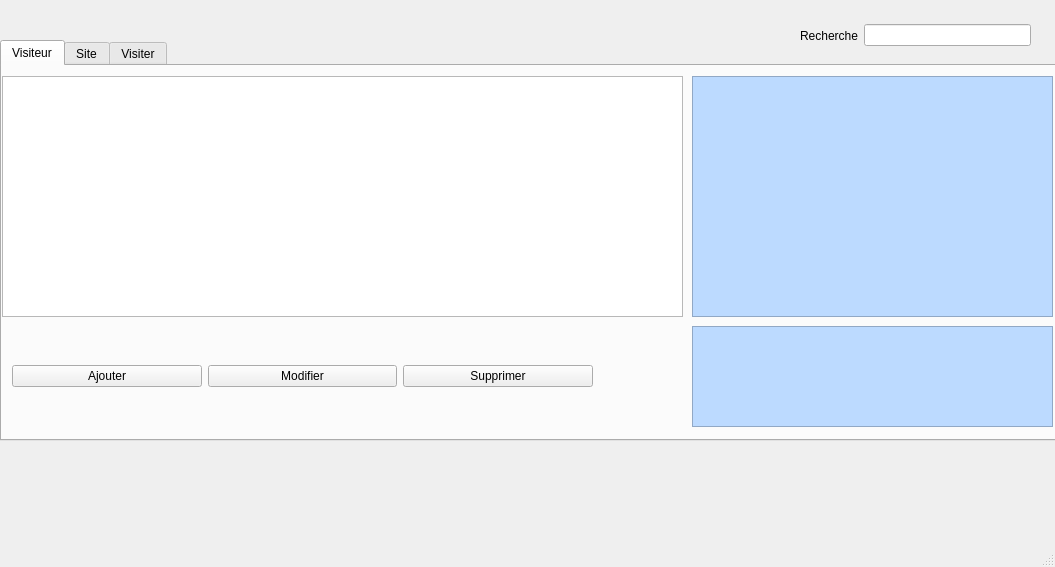
<?xml version="1.0" encoding="UTF-8"?>
<ui version="4.0">
 <class>Mainwindow</class>
 <widget class="QMainWindow" name="Mainwindow">
  <property name="geometry">
   <rect>
    <x>0</x>
    <y>0</y>
    <width>1055</width>
    <height>567</height>
   </rect>
  </property>
  <property name="windowTitle">
   <string>Mainwindow</string>
  </property>
  <widget class="QWidget" name="centralwidget">
   <widget class="QTabWidget" name="tabWidget">
    <property name="geometry">
     <rect>
      <x>0</x>
      <y>40</y>
      <width>1061</width>
      <height>401</height>
     </rect>
    </property>
    <property name="accessibleName">
     <string/>
    </property>
    <property name="currentIndex">
     <number>0</number>
    </property>
    <widget class="QWidget" name="tab_3">
     <attribute name="title">
      <string>Visiteur</string>
     </attribute>
     <widget class="QTableView" name="visiteurTable">
      <property name="geometry">
       <rect>
        <x>0</x>
        <y>10</y>
        <width>681</width>
        <height>241</height>
       </rect>
      </property>
      <property name="styleSheet">
       <string notr="true">selection-color: rgb(0, 255, 255);</string>
      </property>
      <property name="selectionBehavior">
       <enum>QAbstractItemView::SelectRows</enum>
      </property>
      <attribute name="horizontalHeaderCascadingSectionResizes">
       <bool>true</bool>
      </attribute>
      <attribute name="horizontalHeaderMinimumSectionSize">
       <number>25</number>
      </attribute>
      <attribute name="horizontalHeaderDefaultSectionSize">
       <number>150</number>
      </attribute>
      <attribute name="horizontalHeaderShowSortIndicator" stdset="0">
       <bool>true</bool>
      </attribute>
      <attribute name="horizontalHeaderStretchLastSection">
       <bool>true</bool>
      </attribute>
      <attribute name="verticalHeaderDefaultSectionSize">
       <number>25</number>
      </attribute>
     </widget>
     <widget class="QWidget" name="horizontalLayoutWidget">
      <property name="geometry">
       <rect>
        <x>10</x>
        <y>290</y>
        <width>581</width>
        <height>41</height>
       </rect>
      </property>
      <layout class="QHBoxLayout" name="horizontalLayout">
       <item>
        <widget class="QPushButton" name="ajoutVisteur">
         <property name="text">
          <string>Ajouter</string>
         </property>
        </widget>
       </item>
       <item>
        <widget class="QPushButton" name="modifVisteurBtn">
         <property name="text">
          <string>Modifier</string>
         </property>
        </widget>
       </item>
       <item>
        <widget class="QPushButton" name="SupVisiteurBtn">
         <property name="text">
          <string>Supprimer</string>
         </property>
        </widget>
       </item>
      </layout>
     </widget>
     <widget class="QFrame" name="frame_3">
      <property name="geometry">
       <rect>
        <x>690</x>
        <y>10</y>
        <width>361</width>
        <height>241</height>
       </rect>
      </property>
      <property name="styleSheet">
       <string notr="true">
background-color: rgb(188, 218, 255);</string>
      </property>
      <property name="frameShape">
       <enum>QFrame::StyledPanel</enum>
      </property>
      <property name="frameShadow">
       <enum>QFrame::Raised</enum>
      </property>
     </widget>
     <widget class="QFrame" name="frame_4">
      <property name="geometry">
       <rect>
        <x>690</x>
        <y>260</y>
        <width>361</width>
        <height>101</height>
       </rect>
      </property>
      <property name="styleSheet">
       <string notr="true">background-color: rgb(188, 218, 255);</string>
      </property>
      <property name="frameShape">
       <enum>QFrame::StyledPanel</enum>
      </property>
      <property name="frameShadow">
       <enum>QFrame::Raised</enum>
      </property>
     </widget>
    </widget>
    <widget class="QWidget" name="tab_4">
     <attribute name="title">
      <string>Site</string>
     </attribute>
     <widget class="QTableView" name="tableSite">
      <property name="geometry">
       <rect>
        <x>0</x>
        <y>20</y>
        <width>731</width>
        <height>221</height>
       </rect>
      </property>
      <property name="selectionBehavior">
       <enum>QAbstractItemView::SelectRows</enum>
      </property>
      <attribute name="horizontalHeaderCascadingSectionResizes">
       <bool>true</bool>
      </attribute>
      <attribute name="horizontalHeaderMinimumSectionSize">
       <number>25</number>
      </attribute>
      <attribute name="horizontalHeaderDefaultSectionSize">
       <number>150</number>
      </attribute>
      <attribute name="horizontalHeaderShowSortIndicator" stdset="0">
       <bool>true</bool>
      </attribute>
      <attribute name="horizontalHeaderStretchLastSection">
       <bool>true</bool>
      </attribute>
      <attribute name="verticalHeaderDefaultSectionSize">
       <number>25</number>
      </attribute>
     </widget>
     <widget class="QWidget" name="horizontalLayoutWidget_3">
      <property name="geometry">
       <rect>
        <x>0</x>
        <y>270</y>
        <width>501</width>
        <height>61</height>
       </rect>
      </property>
      <layout class="QHBoxLayout" name="horizontalLayout_4">
       <item>
        <widget class="QPushButton" name="AjoutSite">
         <property name="text">
          <string>Ajouter</string>
         </property>
        </widget>
       </item>
       <item>
        <widget class="QPushButton" name="ModifSiteBtn">
         <property name="text">
          <string>Modifier</string>
         </property>
        </widget>
       </item>
       <item>
        <widget class="QPushButton" name="SuppSite">
         <property name="text">
          <string>Supprimer</string>
         </property>
        </widget>
       </item>
      </layout>
     </widget>
     <widget class="QFrame" name="frame_2">
      <property name="geometry">
       <rect>
        <x>740</x>
        <y>260</y>
        <width>321</width>
        <height>121</height>
       </rect>
      </property>
      <property name="styleSheet">
       <string notr="true">background-color: rgb(188, 218, 255);</string>
      </property>
      <property name="frameShape">
       <enum>QFrame::StyledPanel</enum>
      </property>
      <property name="frameShadow">
       <enum>QFrame::Raised</enum>
      </property>
     </widget>
     <widget class="QFrame" name="frame">
      <property name="geometry">
       <rect>
        <x>740</x>
        <y>30</y>
        <width>321</width>
        <height>231</height>
       </rect>
      </property>
      <property name="styleSheet">
       <string notr="true">
background-color: rgb(188, 218, 255);</string>
      </property>
      <property name="frameShape">
       <enum>QFrame::StyledPanel</enum>
      </property>
      <property name="frameShadow">
       <enum>QFrame::Raised</enum>
      </property>
      <widget class="QLabel" name="label_2">
       <property name="geometry">
        <rect>
         <x>20</x>
         <y>10</y>
         <width>181</width>
         <height>31</height>
        </rect>
       </property>
       <property name="styleSheet">
        <string notr="true">font: 700 14pt &quot;Segoe Script&quot;;</string>
       </property>
       <property name="text">
        <string>Info sur le site</string>
       </property>
      </widget>
     </widget>
    </widget>
    <widget class="QWidget" name="tab_5">
     <attribute name="title">
      <string>Visiter</string>
     </attribute>
     <widget class="QTableView" name="tableVisite">
      <property name="geometry">
       <rect>
        <x>0</x>
        <y>0</y>
        <width>741</width>
        <height>261</height>
       </rect>
      </property>
     </widget>
     <widget class="QWidget" name="horizontalLayoutWidget_2">
      <property name="geometry">
       <rect>
        <x>-1</x>
        <y>260</y>
        <width>741</width>
        <height>61</height>
       </rect>
      </property>
      <layout class="QHBoxLayout" name="horizontalLayout_2">
       <item>
        <widget class="QPushButton" name="AjoutVisite">
         <property name="text">
          <string>Ajouter</string>
         </property>
        </widget>
       </item>
       <item>
        <widget class="QPushButton" name="ModifVisite">
         <property name="text">
          <string>Modifier</string>
         </property>
        </widget>
       </item>
       <item>
        <widget class="QPushButton" name="SupVisite">
         <property name="text">
          <string>Supprimer</string>
         </property>
        </widget>
       </item>
      </layout>
     </widget>
    </widget>
   </widget>
   <widget class="QWidget" name="horizontalLayoutWidget_4">
    <property name="geometry">
     <rect>
      <x>800</x>
      <y>10</y>
      <width>231</width>
      <height>51</height>
     </rect>
    </property>
    <layout class="QHBoxLayout" name="horizontalLayout_3">
     <item>
      <widget class="QLabel" name="label">
       <property name="text">
        <string>Recherche</string>
       </property>
      </widget>
     </item>
     <item>
      <widget class="QLineEdit" name="rechNomNum"/>
     </item>
    </layout>
   </widget>
  </widget>
  <widget class="QMenuBar" name="menubar">
   <property name="geometry">
    <rect>
     <x>0</x>
     <y>0</y>
     <width>1055</width>
     <height>20</height>
    </rect>
   </property>
  </widget>
  <widget class="QStatusBar" name="statusbar"/>
 </widget>
 <resources/>
 <connections/>
</ui>
